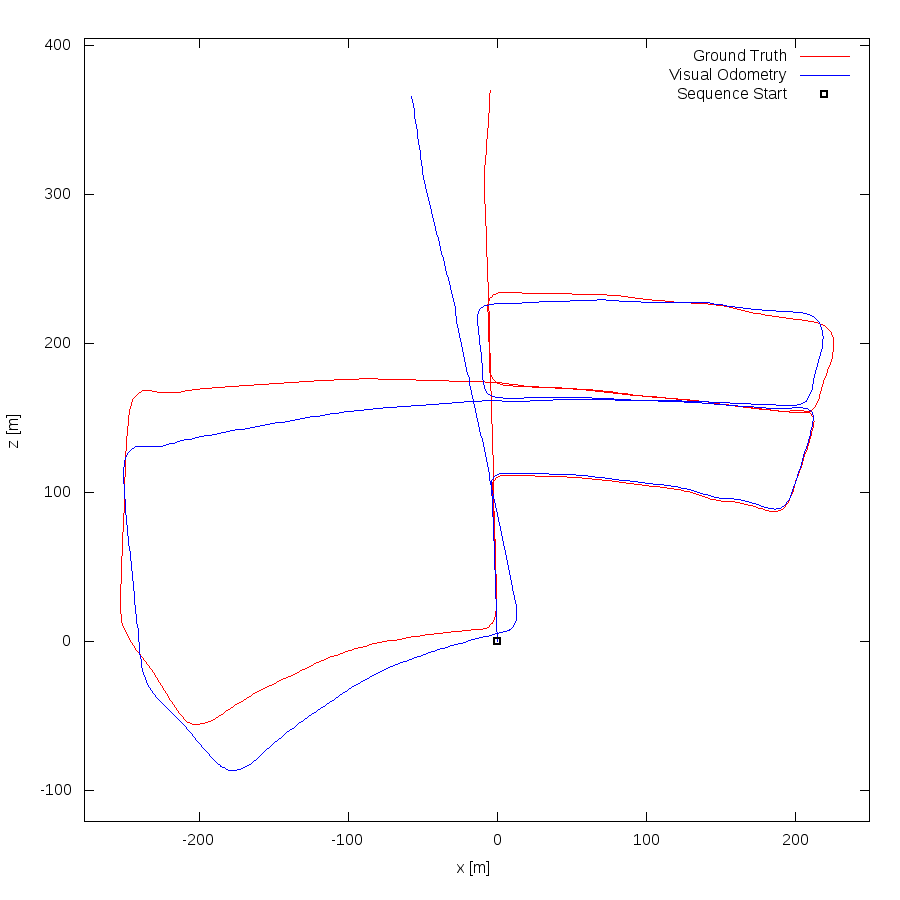

The script that drew this image:
set term postscript eps enhanced color
set output "05.eps"
set size ratio -1
set xrange [-277:250]
set yrange [-121:405]
set xlabel "x [m]"
set ylabel "z [m]"
plot "05.txt" using 1:2 lc rgb "#FF0000" title 'Ground Truth' w lines,"05.txt" using 3:4 lc rgb "#0000FF" title 'Visual Odometry' w lines,"< head -1 05.txt" using 1:2 lc rgb "#000000" pt 4 ps 1 lw 2 title 'Sequence Start' w points
